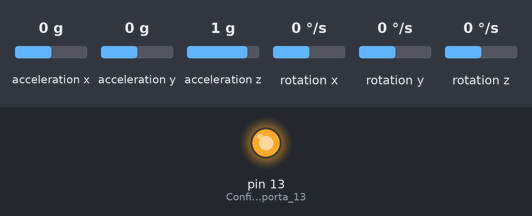
Recording of a sketch running on a simulated Arduino Uno, built with avr-gcc and run on an emulated ATmega328P. Shown: output pins drawn as LEDs (lit = HIGH). Wiring (inferred from the names in the program): MPU-6050 motion sensor at I2C address 0x68. Inputs (shaded band) come from the test bench; at power-on: acceleration x 0 g, acceleration y 0 g, acceleration z 1 g, rotation x 0 °/s, rotation y 0 °/s, rotation z 0 °/s. What the sketch prints to the serial monitor is not drawn.

Above: at 0.1 s.
At 10.7 s:
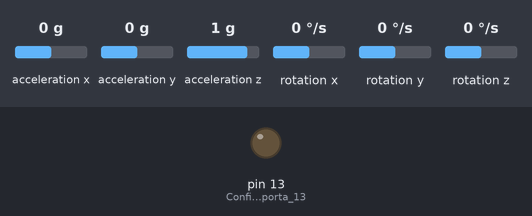
10.8 s: acceleration x set to -0.8 g
13.8 s: acceleration y set to -1.4 g
Timing chart, 0 to 16.8 s (numbered marks = the images above; inputs shaded):
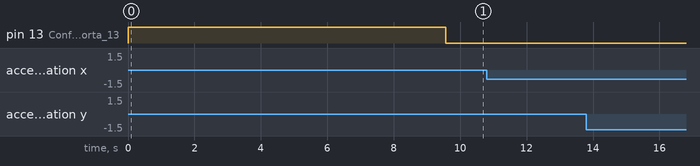

The sketch:

Leitura_Mpu_6050.ino
```cpp
///////////////////////////////////////////////////////////////////////////////
//                             Equipe Hawkings                               //
///////////////////////////////////////////////////////////////////////////////
// Desenvolvido por: Enrique, Mauro, Rodrigo, Siso.                          //
// Última att: 19/10/2021.                                                   //
///////////////////////////////////////////////////////////////////////////////
// Descrição:                                                                //
//                                                                           //
//  Esse código realiza a leitura dos valores do acelerômetro e giroscópio   //
//  do MPU-6050, utilizando um arduino, os converte em graus e imprime os    //
//  valores do pitch e do roll no monitor serial.                            //
///////////////////////////////////////////////////////////////////////////////
//  Conexões:                                                                //
//                                                                           //
//  MPU-6050 - Arduino                                                       //
//  VCC  -  5V                                                               //
//  GND  -  GND                                                              //
//  SDA  -  A4                                                               //
//  SCL  -  A5                                                               //
///////////////////////////////////////////////////////////////////////////////
//  Material de apoio:                                                        //
//                                                                           //
//  Website: http://www.brokking.net/imu.html                                //
//  Youtube: https://youtu.be/4BoIE8YQwM8                                    //
//  Version: 1.0 (May 5, 2016)                                               //
//                                                                           //
///////////////////////////////////////////////////////////////////////////////

#include <Wire.h>

//Declaração das variaveis globais
int gyro_x, gyro_y, gyro_z;
long acc_x, acc_y, acc_z, acc_total_vector;
int temperature;
long gyro_x_cal, gyro_y_cal, gyro_z_cal;
long loop_timer;

float angle_pitch, angle_roll;
int angle_pitch_buffer, angle_roll_buffer;
boolean set_gyro_angles;                                 //Define se a primeira leitura do MPU já foi realizada
float angle_roll_acc, angle_pitch_acc;
float angle_pitch_output, angle_roll_output;


void setup() {
  Wire.begin();                                                        //Inicia o I2C como master
  Serial.begin(57600);                                                 //Inicia a comunicação serial
  pinMode(13, OUTPUT);                                                 //Configura a porta 13 (led) como saida

  setup_mpu_6050_registers();                                          //Configura os resgistros do MPU-6050 (500dfs / +/-8g) e inicia o giroscópio

  digitalWrite(13, HIGH);                                              //Acende o led para indicar o inicio da calibração do MPU


  for (int cal_int = 0; cal_int < 2000 ; cal_int ++){                  //Execulta o código 2000 vezes para calibrar o MPU
    if(cal_int % 125 == 0)Serial.print(".");                           //Imprime um ponto "." no monitor serial a cada 125 leituras
    read_mpu_6050_data();                                              //Lê os dados brutos do acelerometro e do giroscopio do MPU-6050
    gyro_x_cal += gyro_x;                                              //Adiciona o deslocamento do eixo X do giroscopio à variavel gyro_x_cal
    gyro_y_cal += gyro_y;                                              //Adiciona o deslocamento do eixo Y do giroscopio à variavel gyro_y_cal
    gyro_z_cal += gyro_z;                                              //Adiciona o deslocamento do eixo Z do giroscopio à variavel gyro_z_cal
    delay(3);                                                          //Delay de 3us para simular um loop a 250Hz
  }
  gyro_x_cal /= 2000;                                                  //Divide a variavel gyro_x_cal por 2000 para obter o deslocamento médio
  gyro_y_cal /= 2000;                                                  //Divide a variavel gyro_y_cal por 2000 para obter o deslocamento médio
  gyro_z_cal /= 2000;                                                  //Divide a variavel gyro_z_cal por 2000 para obter o deslocamento médio


 digitalWrite(13, LOW);                                               //Tudo pronto, desliga o LED

  loop_timer = micros();                                               //Reinicializa o timer do loop
}

void loop(){

  read_mpu_6050_data();                                                //Lê os dados brutos de acelerômetro e do giroscópio do MPU-6050

  gyro_x -= gyro_x_cal;                                                //Subtrai o valor do deslocamento do valor bruto da variavel gyro_x
  gyro_y -= gyro_y_cal;                                                //Subtrai o valor do deslocamento do valor bruto da variavel gyro_y
  gyro_z -= gyro_z_cal;                                                //Subtrai o valor do deslocamento do valor bruto da variavel gyro_z

  //Cálculos do ângulo do giroscópio
  //0.0000611 = 1 / (250Hz / 65.5)
  angle_pitch += gyro_x * 0.0000611;                                   //Calcula o ângulo pitch percorrido e adiciona a variável angle_pitch
  angle_roll += gyro_y * 0.0000611;                                    //Calcula o ângulo roll percorrido e adiciona a variável angle_roll

  //0.000001066 = 0.0000611 * (3.142(PI) / 180degr) A função sin(seno) do arduino esta em radianos
  angle_pitch += angle_roll * sin(gyro_z * 0.000001066);               //Se o MPU guinou(fez uma mudança brusca de sentido), transfira o ângulo de roll para o ângulo de pitch
  angle_roll -= angle_pitch * sin(gyro_z * 0.000001066);               //Se o MPU guinou(fez uma mudança brusca de sentido), transfira o ângulo de pitch para o ângulo de roll

  //Cálculos do ângulo do acelerômetro
  acc_total_vector = sqrt((acc_x*acc_x)+(acc_y*acc_y)+(acc_z*acc_z));  //Calcula o vetor total do acelerômetro
  //57.296 = 1 / (3.142 / 180) A função asin(cosseno) do arduino esta em radianos
  angle_pitch_acc = asin((float)acc_y/acc_total_vector)* 57.296;       //Calcula o ângulo do pitch
  angle_roll_acc = asin((float)acc_x/acc_total_vector)* -57.296;       //Calcula o ângulo do roll

  //Caso haja um desvio no valor de leitura do MPU para o ângulo de inclinação real, calibrar através dessas linhas, adiocionando ou subtraindo no valor do ângulo do MPU
  angle_pitch_acc -= -1.95;                                              //Calibração dos valores do acelerômetro para o pitch
  angle_roll_acc -= 0.0;                                               //Calibração dos valores do acelerômetro para o roll

  if(set_gyro_angles){                                                 //Compara se é a primeira leitura do MPU
                                                                       /*
                                                                        No MPU temos um grande problema que é o drift. O drift é como um delay na leitura dos valores de angulação
                                                                        isso nos gera um atraso entre o ângulo real do MPU e a leitura que ele nos informa. Isso ocorre pois apesar
                                                                        de ser muito preciso em ler valores quando o MPU esta parado o acelerômetro é pessimo em leituras como MPU em movimento.
                                                                        Para corrigirmos isso usamos o giroscópio que não é tão preciso mas é otimo com leituras quando o MPU esta em movimento.
                                                                        O que fazemos é utilizar o valor do acelerômetro para a primeira leitura quando o MPU esta parado, para que tenhamos uma base precisa.
                                                                        E nas demais leituras utilizamos uma parcela do valor do acelerômetro (menor parcela) e uma parcela do valor do giroscópio (maior parcela).
                                                                        Dessa forma conseguimos um valor mais preciso para nossas leituras. Caso haja algum problema com drift ou com a precisão das nossas leituras
                                                                        Podemos resolver facilmente alterando as proporções do acelerometro e do giroscopio utilizadas.

                                                                       */
    angle_pitch = angle_pitch * 0.9900 + angle_pitch_acc * 0.0100;     //Corrige o drift do giroscópio no pitch com o ângulo do acelerômetro no pitch
    angle_roll = angle_roll * 0.9900 + angle_roll_acc * 0.0100;        //Corrige o drift do giroscópio no roll com o ângulo do acelerômetro no roll
  }
  else{                                                                //Se for a primeira leitura
    angle_pitch = angle_pitch_acc;                                     //Define o ângulo do pitch do giroscópio igual ao ângulo do pitch do acelerômetro
    angle_roll = angle_roll_acc;                                       //Define o ângulo do roll do giroscópio igual ao ângulo do roll do acelerômetro
    set_gyro_angles = true;                                            //Define que a primeira leitura ja foi realizada
  }

  //Filtro complementar, usado para amortecer os ângulos pitch e roll
  angle_pitch_output = angle_pitch_output * 0.9 + angle_pitch * 0.1;   //Pega 90% do valor do pitch de saída e adicione 10% do valor bruto do pitch
  angle_roll_output = angle_roll_output * 0.9 + angle_roll * 0.1;      //Pega 90% do valor do roll de saída e adicione 10% do valor bruto do roll

  write_serial();                                                      //Chama a função write_serial que escreve os valores de pitch e roll no monitor serial

  while(micros() - loop_timer < 4000);                                 //Espera até que o loop_timer atinja 4000us (250 Hz) antes de iniciar o próximo loop. Isso nos garanteque nosso programarode a 250Hz
  loop_timer = micros();                                               //Reseta o loop_timer
}


void read_mpu_6050_data(){                                             //Função que le os dados brutos do giroscópio e do acelerômetro
  Wire.beginTransmission(0x68);                                        //Inicializa a comunicação com o MPU-6050
  Wire.write(0x3B);                                                    //Informa qual o registro solicitado
  Wire.endTransmission();                                              //Finaliza a transmição
  Wire.requestFrom(0x68,14);                                           //Solicite 14 bytes do MPU-6050
  while(Wire.available() < 14);                                        //Aguarda até que todos os bytes solicitados sejam recebidos
  acc_x = Wire.read()<<8|Wire.read();                                  //Adicione o byte inferior e superior à variável acc_x
  acc_y = Wire.read()<<8|Wire.read();                                  //Adicione o byte inferior e superior à variável acc_y
  acc_z = Wire.read()<<8|Wire.read();                                  //Adicione o byte inferior e superior à variável acc_z
  temperature = Wire.read()<<8|Wire.read();                            //Adicione o byte inferior e superior à variável temperature
  gyro_x = Wire.read()<<8|Wire.read();                                 //Adicione o byte inferior e superior à variável gyro_x
  gyro_y = Wire.read()<<8|Wire.read();                                 //Adicione o byte inferior e superior à variável gyro_y
  gyro_z = Wire.read()<<8|Wire.read();                                 //Adicione o byte inferior e superior à variável gyro_z

}

void write_serial(){                                                   //Função que escreve os valores de pitch e roll no monitor serial
  //Para obter um loop de programa de 250Hz (4us), só é possível escrever um caractere por loop
  Serial.print(" Pitch ");
  Serial.print(angle_pitch_output);
  Serial.println(" Roll ");
  Serial.print(angle_roll_output);
}

void setup_mpu_6050_registers(){
  //Ativaçãodo MPU-6050
  Wire.beginTransmission(0x68);                                        //Inicializa a comunicação com MPU-6050
  Wire.write(0x6B);                                                    //Informa qual o registro solicitado
  Wire.write(0x00);                                                    //Configura o registro inicial solicitado
  Wire.endTransmission();                                              //Finaliza a transmição
  //Configura o acelerômetro (+/- 8g)
  Wire.beginTransmission(0x68);                                        //Inicializa a comunicação com MPU-6050
  Wire.write(0x1C);                                                    //Informa qual o registro solicitado
  Wire.write(0x10);                                                    //Configura o registro inicial solicitado
  Wire.endTransmission();                                              //Finaliza a transmição
  //Configura o giroscópio (escala completa de 500dps)
  Wire.beginTransmission(0x68);                                        //Inicializa a comunicação com MPU-6050
  Wire.write(0x1B);                                                    //Informa qual o registro solicitado
  Wire.write(0x08);                                                    //Configura o registro inicial solicitado
  Wire.endTransmission();                                              //Finaliza a transmição
}
```
